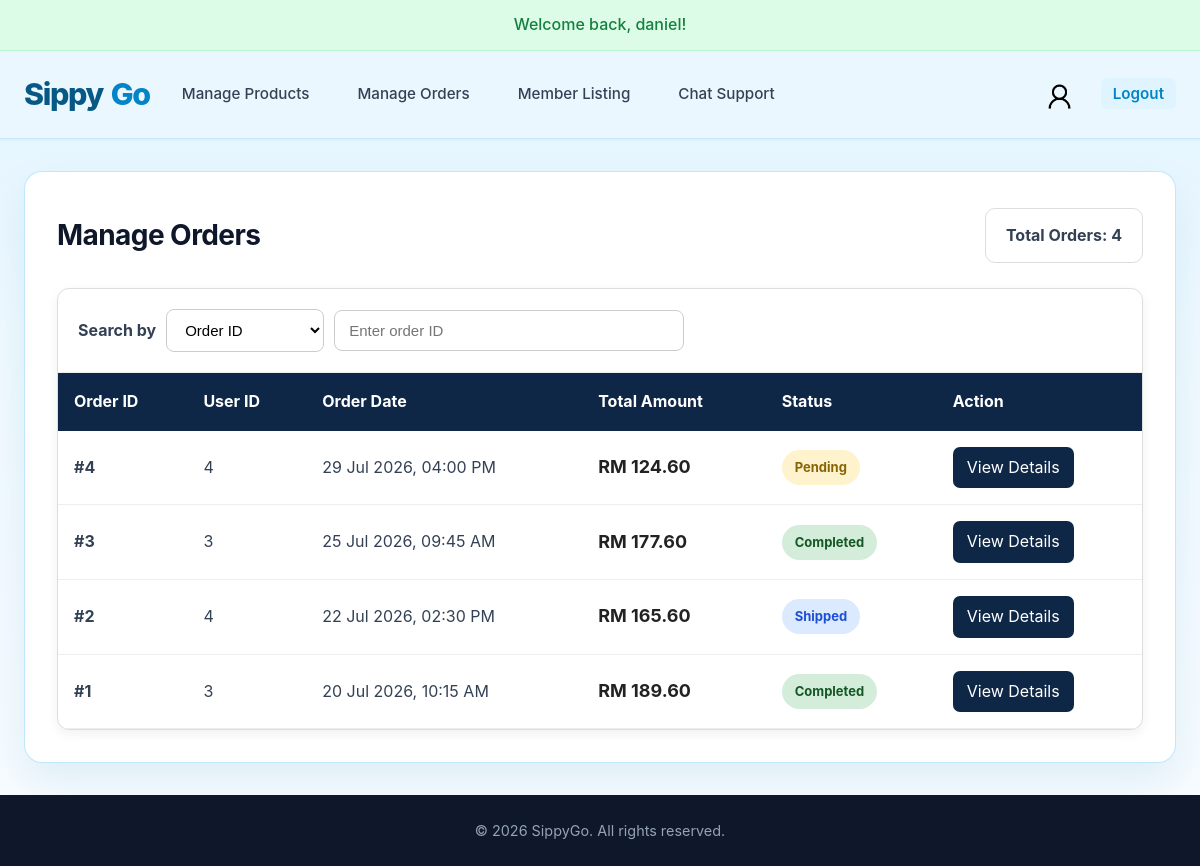
Page /admin_orders.php (signed in) on the committed database.
### tables this page shows
CREATE TABLE `orders` (
  `order_id` INT(11) NOT NULL AUTO_INCREMENT,
  `user_id` INT(11) NOT NULL,
  `order_date` TIMESTAMP DEFAULT CURRENT_TIMESTAMP,
  `shipped_at` TIMESTAMP NULL DEFAULT NULL,
  `completed_at` TIMESTAMP NULL DEFAULT NULL,
  `cancelled_at` TIMESTAMP NULL DEFAULT NULL,
  `total_amount` DECIMAL(10, 2) NOT NULL,
  `subtotal_amount` DECIMAL(10, 2) NOT NULL DEFAULT 0.00,
  `points_used` INT UNSIGNED NOT NULL DEFAULT 0,
  `points_discount` DECIMAL(10, 2) NOT NULL DEFAULT 0.00,
  `points_earned` INT UNSIGNED NOT NULL DEFAULT 0,
  `status` ENUM('pending', 'shipped', 'completed', 'cancelled') NOT NULL DEFAULT 'pending',
  `recipient_name` VARCHAR(100) NOT NULL,
  `shipping_address` TEXT NOT NULL,
  `phone_number` VARCHAR(20) NOT NULL,
  `address_updated` TINYINT(1) NOT NULL DEFAULT 0,
  `payment_method` VARCHAR(30) NOT NULL DEFAULT 'cash_on_delivery',
  `payment_reference` VARCHAR(100) DEFAULT NULL,
  `payment_status` ENUM('pending', 'paid') NOT NULL DEFAULT 'pending',
  PRIMARY KEY (`order_id`),
  CONSTRAINT `fk_order_user` FOREIGN KEY (`user_id`) 
    REFERENCES `users`(`user_id`) 
    ON DELETE CASCADE
);

### _base.php (called while the page is built, shortened)
<?php
function encode($value) {
    return htmlentities($value);
}

### admin_orders.php (the view, shortened to what this page needs)
<?php
require_once "_base.php";
try {
    $sql = "SELECT
                order_id,
                user_id,
                order_date,
                total_amount,
                status
            FROM orders
            ORDER BY order_date DESC";
    $stmt = $_db->query($sql);
    $orders = $stmt->fetchAll(PDO::FETCH_ASSOC);
} catch (PDOException $e) {
    die("Unable to retrieve orders: " . $e->getMessage());
}
$total_orders = count($orders);
require "_head.php";
?>
<section class="admin-orders-page">
    <div class="page-header">
        <h1>Manage Orders</h1>
        <div class="order-count">
            Total Orders: <?= $total_orders ?>
        </div>
    </div>
    <div class="admin-order-card">
        <div class="table-tools">
            <label class="search-field-label" for="orderSearchField">
                Search by
            </label>
            <select id="orderSearchField" class="search-field-select">
                <option value="order-id">Order ID</option>
            </select>
            <input
                type="text"
                id="orderSearch"
                class="search-box"
                placeholder="Enter order ID"
            >
        </div>
        <div class="table-wrapper">
            <table id="orderTable" class="admin-order-table">
                <thead>
                    <tr>
                        <th>Order ID</th>
                        <th>User ID</th>
                        <th>Order Date</th>
                        <th>Total Amount</th>
                        <th>Status</th>
                        <th>Action</th>
                    </tr>
                </thead>
                <tbody>
                <?php if ($orders): ?>
                    <?php foreach ($orders as $order): ?>
                        <?php
                        $status = strtolower($order["status"]);
                        ?>
                        <tr
                            data-order-id="<?= encode($order["order_id"]) ?>"
                            data-user-id="<?= encode($order["user_id"]) ?>"
                            data-status="<?= encode($status) ?>"
                        >
                            <td class="order-id">
                                #<?= encode($order["order_id"]) ?>
                            </td>
                            <td>
                                <?= encode($order["user_id"]) ?>
                            </td>
                            <td>
                                <?= date("d M Y, h:i A", strtotime($order["order_date"])) ?>
                            </td>
                            <td class="amount">
                                RM <?= number_format((float) $order["total_amount"], 2) ?>
                            </td>
                            <td>
                                <span class="status status-<?= encode($status) ?>">
                                    <?= ucfirst(encode($status)) ?>
                                </span>
                            </td>
                            <td>
                                <a
                                    class="view-button"
                                    href="admin_order_detail.php?id=<?= urlencode($order["order_id"]) ?>"
                                >
                                    View Details
                                </a>
                            </td>
                        </tr>
                    <?php endforeach; ?>
                <?php endif; ?>
                </tbody>
            </table>
        </div>
    </div>
</section>
<?php require "_foot.php"; ?>

### css/main.css (style rules this page uses)
:root { --primary: #0284c7; --primary-hover: #0369a1; --primary-light: #dff4ff; --dark: #0f172a; --text-main: #334155; --text-muted: #64748b; --bg-main: #eff9ff; --card-bg: #ffffff; --border-color: #e2e8f0; --shadow-sm: 0 1px 3px rgba(0,0,0,0.05); --shadow-md: 0 4px 12px rgba(0,0,0,0.08); --shadow-lg: 0 10px 25px rgba(0,0,0,0.12); --radius: 10px; --transition: all 0.2s cubic-bezier(0.4, 0, 0.2, 1); }
* { box-sizing: border-box; }
html, body { min-height: 100%; }
body { margin: 0; min-height: 100vh; display: flex; flex-direction: column; font-family: -apple-system, BlinkMacSystemFont, "Segoe UI", Roboto, "Helvetica Neue", Arial, sans-serif; line-height: 1.6; color: var(--text-main); background: linear-gradient(180deg, #dff4ff 0, var(--bg-main) 320px, #f8fcff 100%); }

### css/orders.css (style rules this page uses)
.status { display: inline-block; padding: 7px 13px; border-radius: 20px; font-size: 13px; font-weight: bold; text-transform: capitalize; }
.status-pending { background-color: #fff3cd; color: #856404; }
.status-shipped { background-color: #dbeafe; color: #1d4ed8; }
.status-completed { background-color: #d4edda; color: #155724; }
.amount { color: #222222; font-size: 21px; font-weight: bold; }
.amount { font-size: 18px; font-weight: bold; }
.admin-orders-page { width: 100%; }
.page-header { display: flex; justify-content: space-between; align-items: center; margin-bottom: 25px; }
.page-header h1 { margin: 0; color: #0f172a; font-size: 1.75rem; letter-spacing: -0.02em; }
.order-count { padding: 14px 20px; background-color: #ffffff; border: 1px solid #dddddd; border-radius: 10px; font-weight: bold; }
.admin-order-card { overflow: hidden; background-color: #ffffff; border: 1px solid #dddddd; border-radius: 12px; box-shadow: 0 4px 12px rgba(0, 0, 0, 0.06); }
.table-tools { padding: 20px; border-bottom: 1px solid #eeeeee; display: flex; align-items: center; gap: 10px; }
.search-field-label { font-weight: bold; white-space: nowrap; }
.search-field-select { padding: 11px 36px 11px 14px; border: 1px solid #cccccc; border-radius: 8px; background-color: #ffffff; font-size: 15px; }
.search-box { width: 100%; max-width: 350px; padding: 11px 14px; border: 1px solid #cccccc; border-radius: 8px; font-size: 15px; }
.table-wrapper { overflow-x: auto; }
.admin-order-table { width: 100%; min-width: 850px; border-collapse: collapse; }
.admin-order-table th { padding: 16px; background-color: #0f2747; color: #ffffff; text-align: left; }
.admin-order-table td { padding: 16px; border-bottom: 1px solid #eeeeee; }
.order-id, .amount { font-weight: bold; }
.view-button { display: inline-block; padding: 8px 14px; border-radius: 7px; background-color: #0f2747; color: #ffffff; text-decoration: none; }

### rows in the picture
orders: order_id "4", user "4", order_date "29 Jul 2026, 04:00 PM", total_amount "124.60", status "Pending"
orders: order_id "3", user "3", order_date "25 Jul 2026, 09:45 AM", total_amount "177.60", status "Completed"
orders: order_id "2", user "4", order_date "22 Jul 2026, 02:30 PM", total_amount "165.60", status "Shipped"
orders: order_id "1", user "3", order_date "20 Jul 2026, 10:15 AM", total_amount "189.60", status "Completed"

### other values in the picture
temp('info') "Welcome back, daniel!"
$total_orders "4"
